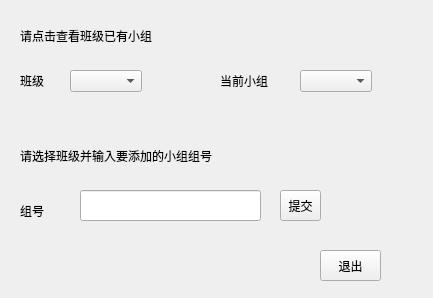
<?xml version="1.0" encoding="UTF-8"?>
<ui version="4.0">
 <class>InsertGroup</class>
 <widget class="QDialog" name="InsertGroup">
  <property name="geometry">
   <rect>
    <x>0</x>
    <y>0</y>
    <width>433</width>
    <height>298</height>
   </rect>
  </property>
  <property name="windowTitle">
   <string/>
  </property>
  <widget class="QLabel" name="Infolabel">
   <property name="geometry">
    <rect>
     <x>20</x>
     <y>20</y>
     <width>241</width>
     <height>31</height>
    </rect>
   </property>
   <property name="font">
    <font>
     <family>微软雅黑</family>
    </font>
   </property>
   <property name="text">
    <string>请点击查看班级已有小组</string>
   </property>
  </widget>
  <widget class="QLabel" name="label_2">
   <property name="geometry">
    <rect>
     <x>20</x>
     <y>70</y>
     <width>51</width>
     <height>21</height>
    </rect>
   </property>
   <property name="font">
    <font>
     <family>微软雅黑</family>
    </font>
   </property>
   <property name="text">
    <string>班级</string>
   </property>
  </widget>
  <widget class="QComboBox" name="classId">
   <property name="geometry">
    <rect>
     <x>70</x>
     <y>70</y>
     <width>72</width>
     <height>22</height>
    </rect>
   </property>
  </widget>
  <widget class="QLineEdit" name="groupId">
   <property name="geometry">
    <rect>
     <x>80</x>
     <y>190</y>
     <width>181</width>
     <height>31</height>
    </rect>
   </property>
  </widget>
  <widget class="QLabel" name="label_3">
   <property name="geometry">
    <rect>
     <x>20</x>
     <y>200</y>
     <width>51</width>
     <height>21</height>
    </rect>
   </property>
   <property name="font">
    <font>
     <family>微软雅黑</family>
    </font>
   </property>
   <property name="text">
    <string>组号</string>
   </property>
  </widget>
  <widget class="QToolButton" name="ok">
   <property name="geometry">
    <rect>
     <x>280</x>
     <y>190</y>
     <width>41</width>
     <height>31</height>
    </rect>
   </property>
   <property name="text">
    <string>提交</string>
   </property>
  </widget>
  <widget class="QToolButton" name="out">
   <property name="geometry">
    <rect>
     <x>320</x>
     <y>250</y>
     <width>61</width>
     <height>31</height>
    </rect>
   </property>
   <property name="text">
    <string>退出</string>
   </property>
  </widget>
  <widget class="QLabel" name="Warnlabel">
   <property name="geometry">
    <rect>
     <x>20</x>
     <y>140</y>
     <width>301</width>
     <height>31</height>
    </rect>
   </property>
   <property name="font">
    <font>
     <family>微软雅黑</family>
    </font>
   </property>
   <property name="text">
    <string>请选择班级并输入要添加的小组组号</string>
   </property>
  </widget>
  <widget class="QLabel" name="label_5">
   <property name="geometry">
    <rect>
     <x>220</x>
     <y>70</y>
     <width>81</width>
     <height>21</height>
    </rect>
   </property>
   <property name="font">
    <font>
     <family>微软雅黑</family>
    </font>
   </property>
   <property name="text">
    <string>当前小组</string>
   </property>
  </widget>
  <widget class="QComboBox" name="groupCur">
   <property name="geometry">
    <rect>
     <x>300</x>
     <y>70</y>
     <width>72</width>
     <height>22</height>
    </rect>
   </property>
  </widget>
 </widget>
 <resources/>
 <connections>
  <connection>
   <sender>out</sender>
   <signal>clicked()</signal>
   <receiver>InsertGroup</receiver>
   <slot>close()</slot>
   <hints>
    <hint type="sourcelabel">
     <x>190</x>
     <y>225</y>
    </hint>
    <hint type="destinationlabel">
     <x>119</x>
     <y>135</y>
    </hint>
   </hints>
  </connection>
 </connections>
</ui>
